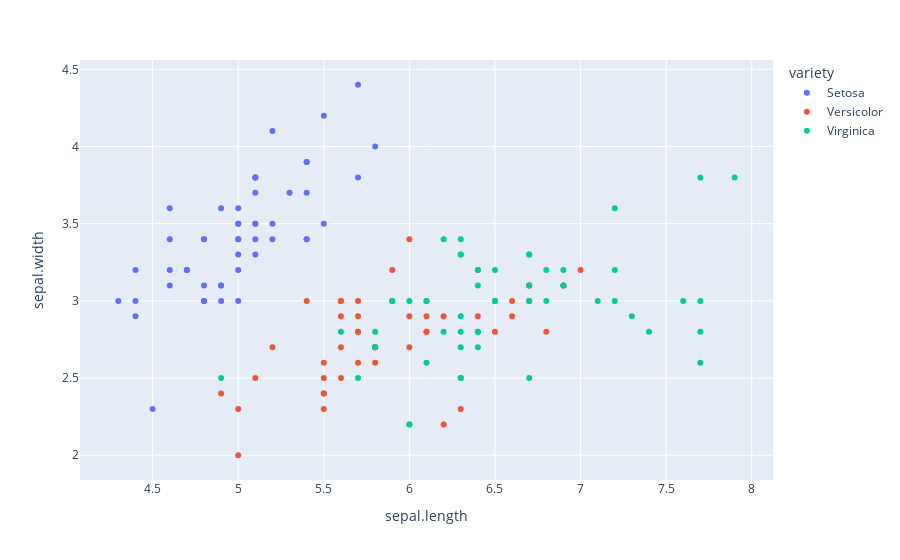

This figure's notebook cell:
### Code cell
figs[0].show()

### Figure 1 — Plotly figure (JSON) as saved in the notebook; plotly's stock layout.template omitted (floating-point values rounded to 4 significant figures)
{"data": [{"hovertemplate": "variety=Setosa<br>sepal.length=%{x}<br>sepal.width=%{y}<extra></extra>", "legendgroup": "Setosa", "marker": {"color": "#636efa", "symbol": "circle"}, "mode": "markers", "name": "Setosa", "orientation": "v", "showlegend": true, "type": "scatter", "x": [5.1, 4.9, 4.7, 4.6, 5, 5.4, 4.6, 5, 4.4, 4.9, 5.4, 4.8, 4.8, 4.3, 5.8, 5.7, 5.4, 5.1, 5.7, 5.1, 5.4, 5.1, 4.6, 5.1, 4.8, 5, 5, 5.2, 5.2, 4.7, 4.8, 5.4, 5.2, 5.5, 4.9, 5, 5.5, 4.9, 4.4, 5.1, 5, 4.5, 4.4, 5, 5.1, 4.8, 5.1, 4.6, 5.3, 5], "xaxis": "x", "y": [3.5, 3, 3.2, 3.1, 3.6, 3.9, 3.4, 3.4, 2.9, 3.1, 3.7, 3.4, 3, 3, 4, 4.4, 3.9, 3.5, 3.8, 3.8, 3.4, 3.7, 3.6, 3.3, 3.4, 3, 3.4, 3.5, 3.4, 3.2, 3.1, 3.4, 4.1, 4.2, 3.1, 3.2, 3.5, 3.6, 3, 3.4, 3.5, 2.3, 3.2, 3.5, 3.8, 3, 3.8, 3.2, 3.7, 3.3], "yaxis": "y"}, {"hovertemplate": "variety=Versicolor<br>sepal.length=%{x}<br>sepal.width=%{y}<extra></extra>", "legendgroup": "Versicolor", "marker": {"color": "#EF553B", "symbol": "circle"}, "mode": "markers", "name": "Versicolor", "orientation": "v", "showlegend": true, "type": "scatter", "x": [7, 6.4, 6.9, 5.5, 6.5, 5.7, 6.3, 4.9, 6.6, 5.2, 5, 5.9, 6, 6.1, 5.6, 6.7, 5.6, 5.8, 6.2, 5.6, 5.9, 6.1, 6.3, 6.1, 6.4, 6.6, 6.8, 6.7, 6, 5.7, 5.5, 5.5, 5.8, 6, 5.4, 6, 6.7, 6.3, 5.6, 5.5, 5.5, 6.1, 5.8, 5, 5.6, 5.7, 5.7, 6.2, 5.1, 5.7], "xaxis": "x", "y": [3.2, 3.2, 3.1, 2.3, 2.8, 2.8, 3.3, 2.4, 2.9, 2.7, 2, 3, 2.2, 2.9, 2.9, 3.1, 3, 2.7, 2.2, 2.5, 3.2, 2.8, 2.5, 2.8, 2.9, 3, 2.8, 3, 2.9, 2.6, 2.4, 2.4, 2.7, 2.7, 3, 3.4, 3.1, 2.3, 3, 2.5, 2.6, 3, 2.6, 2.3, 2.7, 3, 2.9, 2.9, 2.5, 2.8], "yaxis": "y"}, {"hovertemplate": "variety=Virginica<br>sepal.length=%{x}<br>sepal.width=%{y}<extra></extra>", "legendgroup": "Virginica", "marker": {"color": "#00cc96", "symbol": "circle"}, "mode": "markers", "name": "Virginica", "orientation": "v", "showlegend": true, "type": "scatter", "x": [6.3, 5.8, 7.1, 6.3, 6.5, 7.6, 4.9, 7.3, 6.7, 7.2, 6.5, 6.4, 6.8, 5.7, 5.8, 6.4, 6.5, 7.7, 7.7, 6, 6.9, 5.6, 7.7, 6.3, 6.7, 7.2, 6.2, 6.1, 6.4, 7.2, 7.4, 7.9, 6.4, 6.3, 6.1, 7.7, 6.3, 6.4, 6, 6.9, 6.7, 6.9, 5.8, 6.8, 6.7, 6.7, 6.3, 6.5, 6.2, 5.9], "xaxis": "x", "y": [3.3, 2.7, 3, 2.9, 3, 3, 2.5, 2.9, 2.5, 3.6, 3.2, 2.7, 3, 2.5, 2.8, 3.2, 3, 3.8, 2.6, 2.2, 3.2, 2.8, 2.8, 2.7, 3.3, 3.2, 2.8, 3, 2.8, 3, 2.8, 3.8, 2.8, 2.8, 2.6, 3, 3.4, 3.1, 3, 3.1, 3.1, 3.1, 2.7, 3.2, 3.3, 3, 2.5, 3, 3.4, 3], "yaxis": "y"}], "layout": {"legend": {"title": {"text": "variety"}, "tracegroupgap": 0}, "margin": {"t": 60}, "xaxis": {"anchor": "y", "domain": [0, 1], "title": {"text": "sepal.length"}}, "yaxis": {"anchor": "x", "domain": [0, 1], "title": {"text": "sepal.width"}}}}
